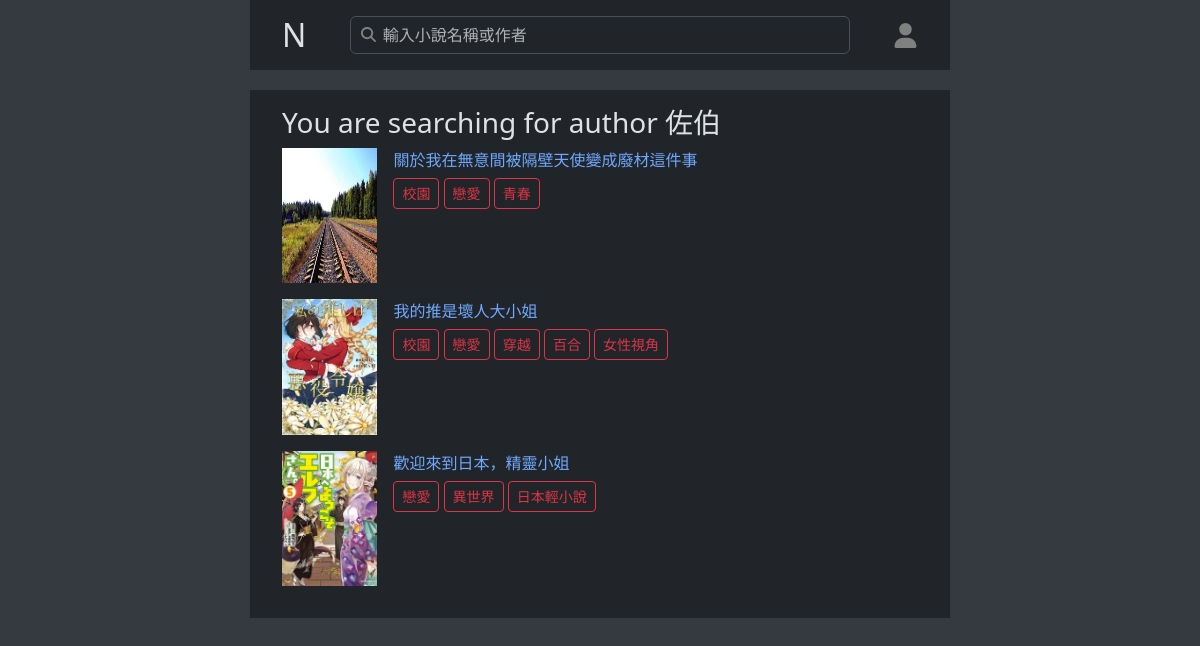
Before: /search/?q=1&field=user with the older database file.
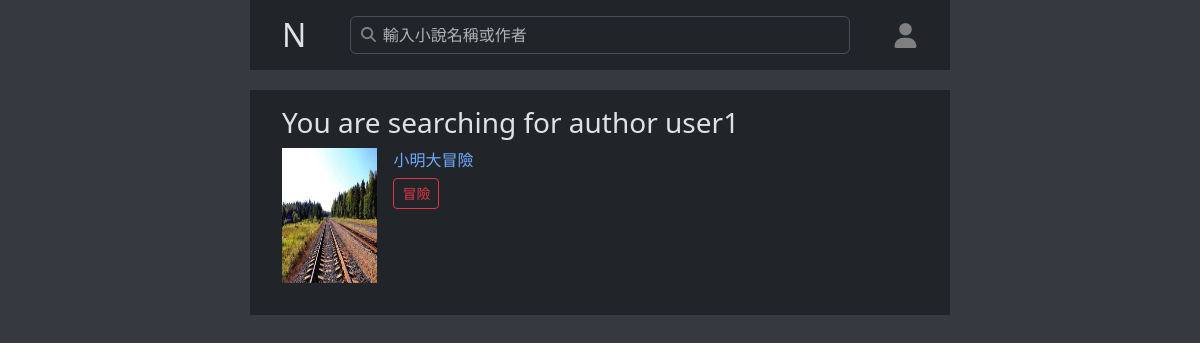
After: the same page with the newer database file.
### apps/novel/models.py (models this page shows, shortened)
class Novel(models.Model):
    STATE_CHOICES = (
        (0, '連載中'),
        (1, '完結'),
    )
    title = models.CharField(max_length=50)
    author = models.ForeignKey(User,
                               on_delete=models.CASCADE,
                               related_name='work')
    description = models.TextField(max_length=500, blank=True)
    state = models.IntegerField(default=0, choices=STATE_CHOICES)
    cover = models.ImageField(upload_to=COVER_SAVE_PATH)

class TagRelation(models.Model):
    novel = models.ForeignKey(Novel, on_delete=models.CASCADE)
    tag = models.ForeignKey(Tag, on_delete=models.CASCADE)
    class Meta:
        unique_together = ('novel', 'tag')

class Tag(models.Model):
    tagname = models.CharField(max_length=10)

### apps/search/views.py (the view, shortened to what this page needs)
# urls.py: path('search/', views.search)
def search(request):
    context = {
        "question": "",
        "result": None
    }
    q = request.GET.get('q')
    field = request.GET.get('field')
    if field == 'tag':
        tag_relation = TagRelation.objects.filter(tag__tagname=q).all()
        result = [relation.novel for relation in tag_relation]
        context['question'] = f"You are searching for tag {q}"
        context['result'] = result
    elif field == 'user':
        author = User.objects.get(id=q)
        novels = Novel.objects.filter(author__id=q)
        if novels:
            context['question'] = f"You are searching for author {author.username}"
            context['result'] = novels
        else:
            context['question'] = f"You are searching for author with wrong id"
    return show(request, 'search/search.html', context)

### apps/user/auth.py (called while the page is built)
def get_user_data(request):
    if (request.session.get('is_login')):
        account = request.session.get('account')
        user_obj = User.objects.filter(account=account).first()
        return user_obj
    return None

### novel_warehouse/views.py (called while the page is built)
def show(request, template_name: str, context={}):
    context['user'] = get_user_data(request)
    return render(request, template_name, context)

### apps/search/templates/search/search.html (shortened to what this page needs)
{% extends "template.html" %}
{% block content %}
<div class="section container">
    <h3>{{ question }}</h3>
    {% if result %}
    <div id="result_page">
        {% for novel in result %}
        <div class="d-flex mb-3">
            <img class="result-cover me-3" style="aspect-ratio: 1 / 1.42;" src="http://{{ request.get_host }}/media/{{ novel.cover.name }}" alt="">
            <div class="overflow-hidden">
                <a href="/novel/{{ novel.id }}" title="{{ novel.title }}" target=" _blank">
                    <span class="w-100 d-inline-block textell text-truncate">{{ novel.title }}</span>
                </a>
                {% for tag in novel.tagrelation_set.all %}
                <a class="btn btn-sm btn-outline-danger" href="/search/?q={{ tag.tag.tagname }}&field=tag">
                    {{ tag.tag.tagname }}
                </a>
                {% endfor %}
            </div>
        </div>
        {% endfor %}
    </div>
    {% else %}
    <h5>Nothing~~</h5>
    {% endif %}
</div>
{% endblock %}

Changed rows visible on the page:
removed TagRelation: tag.tagname "戀愛"
removed TagRelation: tag.tagname "青春"
removed Novel: shows a picture, title "我的推是壞人大小姐"
removed TagRelation: tag.tagname "校園", shown under "我的推是壞人大小姐"
removed TagRelation: tag.tagname "戀愛", shown under "我的推是壞人大小姐"
removed TagRelation: tag.tagname "穿越", shown under "我的推是壞人大小姐"
removed TagRelation: tag.tagname "百合", shown under "我的推是壞人大小姐"
removed TagRelation: tag.tagname "女性視角", shown under "我的推是壞人大小姐"
removed Novel: cover.name (picture), title "歡迎來到日本，精靈小姐"
removed TagRelation: tag.tagname "戀愛", shown under "歡迎來到日本，精靈小姐"
removed TagRelation: tag.tagname "異世界", shown under "歡迎來到日本，精靈小姐"
removed TagRelation: tag.tagname "日本輕小說", shown under "歡迎來到日本，精靈小姐"
changed Novel: title "關於我在無意間被隔壁天使變成廢材這件事" → "小明大冒險"
changed through a linked row, TagRelation: tag.tagname "校園" → "冒險"
Other visible differences:
{{ question }}: "You are searching for author 佐伯" → "You are searching for author user1"
